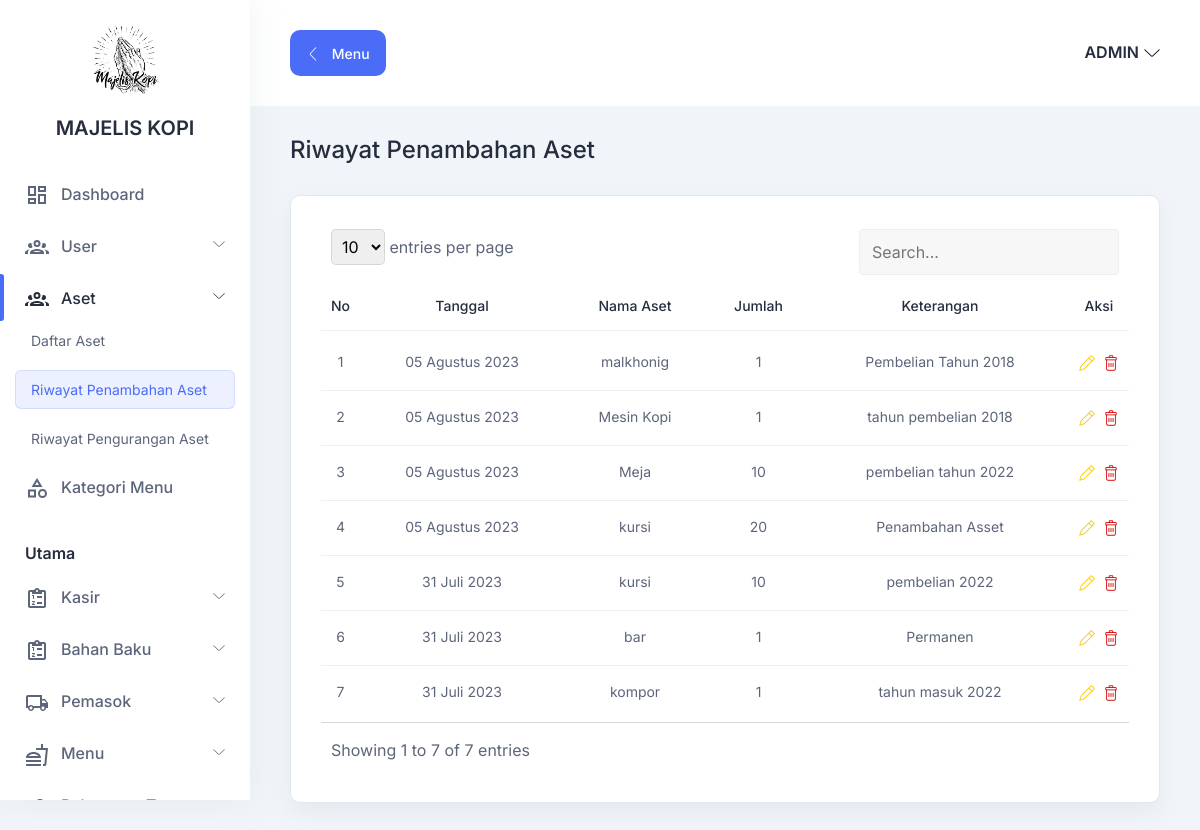
Page /index.php?h1=aset&h2=penambahan_aset (signed in) on the committed database.
### tables this page shows
CREATE TABLE `aset_bertambah`(
    `id` BIGINT UNSIGNED AUTO_INCREMENT,
    `id_aset` BIGINT UNSIGNED,
    `id_user` BIGINT UNSIGNED,
    `jumlah` INT,
    `keterangan` TEXT,
    `tanggal` DATE,
    PRIMARY KEY (`id`),
    FOREIGN KEY (`id_aset`) REFERENCES aset (`id`) ON DELETE CASCADE,
    FOREIGN KEY (`id_user`) REFERENCES user (`id`) ON DELETE CASCADE 
);

CREATE TABLE `aset` (
    `id` BIGINT UNSIGNED AUTO_INCREMENT,
    `nama` VARCHAR(255),
    `jumlah` INT,
    `keterangan` TEXT,
    `foto` VARCHAR(255),
    PRIMARY KEY (`id`)
);

### database/connection.php (called while the page is built, shortened)
<?php
function indonesiaDate($date)
{
  $tanggal = explode('-', $date)[2];
  $bulan = explode('-', $date)[1];
  $tahun = explode('-', $date)[0];
  return $tanggal . ' ' . MONTH_IN_INDONESIA[$bulan - 1] . ' ' . $tahun;
}

### halaman/aset/penambahan/index.php (the view, shortened to what this page needs)
<section class="table-components">
    <div class="container-fluid">
        <div class="title-wrapper pt-30">
            <div class="row align-items-center">
                <div class="col">
                    <div class="title mb-30">
                        <h3>Riwayat Penambahan Aset</h3>
                    </div>
                </div>
            </div>
        </div>
        <div class="tables-wrapper">
            <div class="row">
                <div class="col-lg-12">
                    <div class="card-style mb-30">
                        <div class="table-responsive">
                            <table id="table" class="table">
                                <thead>
                                    <tr>
                                        <th class="text-center fit">
                                            <h6>No</h6>
                                        </th>
                                        <th class="text-center">
                                            <h6>Tanggal</h6>
                                        </th>
                                        <th class="text-center">
                                            <h6>Nama Aset</h6>
                                        </th>
                                        <th class="text-center">
                                            <h6>Jumlah</h6>
                                        </th>
                                        <th class="text-center">
                                            <h6>Keterangan</h6>
                                        </th>
                                        <th class="fit text-center">
                                            <h6>Aksi</h6>
                                        </th>
                                    </tr>
                                </thead>
                                <?php
                                $q = "
                                    SELECT
                                        ab.*,
                                        a.nama nama_aset
                                    FROM
                                        aset_bertambah ab
                                    INNER JOIN
                                        aset a
                                    ON
                                        a.id=ab.id_aset
                                    ORDER BY
                                        ab.tanggal DESC";
                                $result = $conn->query($q);
                                $no = 1;
                                ?>
                                <tbody>
                                    <?php if ($result->num_rows) : ?>
                                        <?php while ($row = $result->fetch_assoc()) : ?>
                                            <tr>
                                                <td class="text-center fit">
                                                    <p><?= $no++; ?></p>
                                                </td>
                                                <td class="text-center">
                                                    <p><?= indonesiaDate($row['tanggal']); ?></p>
                                                </td>
                                                <td class="text-center">
                                                    <p><?= $row['nama_aset']; ?></p>
                                                </td>
                                                <td class="text-center">
                                                    <p><?= $row['jumlah']; ?></p>
                                                </td>
                                                <td class="text-center">
                                                    <p><?= $row['keterangan']; ?></p>
                                                </td>
                                                <td class="d-flex gap-2">
                                                    <div class="action">
                                                        <a href="?h1=aset&h2=ubah_penambahan_aset&id=<?= $row['id']; ?>" class="text-warning">
                                                            <i class="lni lni-pencil"></i>
                                                        </a>
                                                    </div>
                                                    <div class="action">
                                                        <a onclick="return confirm('Yakin?')" href="?h1=aset&h2=hapus_penambahan_aset&id=<?= $row['id']; ?>" class="text-danger">
                                                            <i class="lni lni-trash-can"></i>
                                                        </a>
                                                    </div>
                                                </td>
                                            </tr>
                                        <?php endwhile; ?>
                                    <?php else : ?>
                                        <tr>
                                            <td class="text-center" colspan="6">Data Kosong</td>
                                        </tr>
                                    <?php endif; ?>
                                </tbody>
                            </table>
                        </div>
                    </div>
                </div>
            </div>
        </div>
    </div>
</section>

### index.php (shortened to what this page needs)
<?php
require_once('database/connection.php');
?>
<!DOCTYPE html>
<html lang="en">
<head>
    <link rel="stylesheet" href="assets/css/bootstrap.min.css" />
    <link rel="stylesheet" href="assets/css/lineicons.css" />
    <link rel="stylesheet" href="assets/css/materialdesignicons.min.css" />
    <link rel="stylesheet" href="assets/css/fullcalendar.css" />
    <link rel="stylesheet" href="assets/css/datatable.css" />
    <link rel="stylesheet" href="assets/css/main.css" />
    <link href="https://cdn.jsdelivr.net/npm/select2@4.1.0-rc.0/dist/css/select2.min.css" rel="stylesheet" />
    <link rel="stylesheet" href="https://cdn.jsdelivr.net/npm/select2-bootstrap-5-theme@1.3.0/dist/select2-bootstrap-5-theme.min.css" />
</head>
<body>
    <?php if ($_SESSION['user']['status'] == 'ADMIN') : ?>
        <?php include_once('layout/sidebar.php'); ?>
    <?php endif; ?>
    <main class="main-wrapper <?= $_SESSION['user']['status'] == 'ADMIN' ? '' : 'm-0'; ?>">
        <?php if ($_SESSION['user']['status'] == 'ADMIN') : ?>
            <?php include_once('layout/navbar.php'); ?>
            <?php
            if (isset($_GET['h1'])) {
                if ($_GET['h1'] == 'aset') {
                    if ($_GET['h2'] == 'penambahan_aset')
                        include_once('halaman/aset/penambahan/index.php');
                    elseif ($_GET['h2'] == 'tambah_penambahan_aset')
                        include_once('halaman/aset/penambahan/tambah.php');
                    elseif ($_GET['h2'] == 'ubah_penambahan_aset')
                        include_once('halaman/aset/penambahan/ubah.php');
                    elseif ($_GET['h2'] == 'hapus_penambahan_aset')
                        include_once('halaman/aset/penambahan/hapus.php');
                }
            } else include_once('halaman/dashboard/dashboard.php');
            ?>
        <?php endif; ?>
    </main>
</body>
</html>

### layout/sidebar.php (shortened to what this page needs)
<aside class="sidebar-nav-wrapper">
    <div class="navbar-logo">
        <img src="assets/images/logo/logo.jpg" width="80" class="mb-3" alt="logo" />
        <h4>MAJELIS KOPI</h4>
    </div>
    <nav class="sidebar-nav">
        <ul>
            <li class="nav-item <?= isset($_GET['h1']) ? '' : 'active'; ?>">
                <a href="?">
                    <span class="icon">
                        <svg style="width:24px;height:24px" viewBox="0 0 24 24">
                            <path fill="currentColor" d="M19,5V7H15V5H19M9,5V11H5V5H9M19,13V19H15V13H19M9,17V19H5V17H9M21,3H13V9H21V3M11,3H3V13H11V3M21,11H13V21H21V11M11,15H3V21H11V15Z" />
                        </svg>
                    </span>
                    <span class="text">Dashboard</span>
                </a>
            </li>
            <li class="nav-item nav-item-has-children <?= ($_GET['h1'] ?? '') == 'user' ? 'active' : ''; ?>">
                <a href="#0" class="collapsed" data-bs-toggle="collapse" data-bs-target="#user" aria-controls="user" aria-expanded="false" aria-label="Toggle navigation">
                    <span class="icon">
                    </span>
                    <span class="text">User</span>
                </a>
            </li>
            <li class="nav-item nav-item-has-children <?= ($_GET['h1'] ?? '') == 'aset' ? 'active' : ''; ?>">
                <a href="#0" class="collapsed" data-bs-toggle="collapse" data-bs-target="#aset" aria-controls="aset" aria-expanded="false" aria-label="Toggle navigation">
                    <span class="icon">
                    </span>
                    <span class="text">Aset</span>
                </a>
                <ul id="aset" class="collapse dropdown-nav <?= ($_GET['h1'] ?? '') == 'aset' ? 'show' : ''; ?>">
                    <li><a href="?h1=aset&h2=data_aset" class="<?= in_array(($_GET['h2'] ?? ''), ['data_aset', 'tambah_aset', 'ubah_aset', 'detail_aset']) ? 'active' : ''; ?>">Daftar Aset</a></li>
                    <li><a href="?h1=aset&h2=penambahan_aset" class="<?= in_array(($_GET['h2'] ?? ''), ['penambahan_aset', 'tambah_penambahan_aset', 'ubah_penambahan_aset']) ? 'active' : ''; ?>">Riwayat Penambahan Aset</a></li>
                    <li><a href="?h1=aset&h2=pengurangan_aset" class="<?= in_array(($_GET['h2'] ?? ''), ['pengurangan_aset', 'tambah_pengurangan_aset', 'ubah_pengurangan_aset']) ? 'active' : ''; ?>">Riwayat Pengurangan Aset</a></li>
                </ul>
            </li>
            <li class="nav-item <?= in_array(($_GET['h1'] ?? ''), ['kategori_menu', 'tambah_kategori_menu', 'ubah_kategori_menu']) == 'kategori_menu' ? 'active' : ''; ?>">
                <a href="?h1=kategori_menu">
                    <span class="icon">
                    </span>
                    <span class="text">Kategori Menu</span>
                </a>
            </li>
            <span class="divider">
                <br>
                <h6>Utama</h6>
            </span>
            <li class="nav-item nav-item-has-children <?= ($_GET['h1'] ?? '') == 'karyawan' ? 'active' : ''; ?>">
                <a href="#0" class="collapsed" data-bs-toggle="collapse" data-bs-target="#karyawan" aria-controls="karyawan" aria-expanded="false" aria-label="Toggle navigation">
                    <span class="icon">
                    </span>
                    <span class="text">Kasir</span>
                </a>
            </li>
            <li class="nav-item nav-item-has-children <?= ($_GET['h1'] ?? '') == 'bahan_baku' ? 'active' : ''; ?>">
                <a href="#0" class="collapsed" data-bs-toggle="collapse" data-bs-target="#bahan-baku" aria-controls="bahan-baku" aria-expanded="false" aria-label="Toggle navigation">
                    <span class="icon">
                    </span>
                    <span class="text">Bahan Baku</span>
                </a>
            </li>
            <li class="nav-item nav-item-has-children <?= ($_GET['h1'] ?? '') == 'pemasok' ? 'active' : ''; ?>">
                <a href="#0" class="collapsed" data-bs-toggle="collapse" data-bs-target="#pemasok" aria-controls="pemasok" aria-expanded="false" aria-label="Toggle navigation">
                    <span class="icon">
                    </span>
                    <span class="text">Pemasok</span>
                </a>
            </li>
            <li class="nav-item nav-item-has-children <?= ($_GET['h1'] ?? '') == 'menu' ? 'active' : ''; ?>">
                <a href="#0" class="collapsed" data-bs-toggle="collapse" data-bs-target="#menu" aria-controls="menu" aria-expanded="false" aria-label="Toggle navigation">
                    <span class="icon">
                    </span>
                    <span class="text">Menu</span>
                </a>
            </li>
            <li class="nav-item <?= in_array(($_GET['h1'] ?? ''), ['pelanggan', 'tambah_pelanggan', 'ubah_pelanggan']) == 'pelanggan' ? 'active' : ''; ?>">
                <a href="?h1=pelanggan">
                    <span class="icon">
                    </span>
                    <span class="text">Pelanggan Tetap</span>
                </a>
            </li>
        </ul>
    </nav>
</aside>

### layout/navbar.php (shortened to what this page needs)
<header class="header">
    <div class="container-fluid">
        <div class="row">
            <div class="col-lg-5 col-md-5 col-6">
                <div class="header-left d-flex align-items-center">
                    <div class="menu-toggle-btn mr-20">
                        <button id="menu-toggle" class="main-btn primary-btn btn-hover">
                            <i class="lni lni-chevron-left me-2"></i> Menu
                        </button>
                    </div>
                </div>
            </div>
            <div class="col-lg-7 col-md-7 col-6">
                <div class="header-right">
                    <div class="profile-box ml-15">
                        <button class="dropdown-toggle bg-transparent border-0" type="button" id="profile" data-bs-toggle="dropdown" aria-expanded="false">
                            <div class="profile-info">
                                <div class="info">
                                    <h6>ADMIN</h6>
                                </div>
                            </div>
                            <i class="lni lni-chevron-down"></i>
                        </button>
                    </div>
                </div>
            </div>
        </div>
    </div>
</header>

### assets/css/fullcalendar.css (style rules this page uses)
:root { --fc-daygrid-event-dot-width: 8px; }
:root { --fc-list-event-dot-width: 10px; --fc-list-event-hover-bg-color: #f5f5f5; }

### assets/css/datatable.css (style rules this page uses)
.dataTable-table { max-width: 100%; width: 100%; border-spacing: 0; border-collapse: separate; }
.dataTable-table > tbody > tr > td, .dataTable-table > tbody > tr > th, .dataTable-table > tfoot > tr > td, .dataTable-table > tfoot > tr > th, .dataTable-table > thead > tr > td, .dataTable-table > thead > tr > th { vertical-align: top; padding: 8px 10px; }
.dataTable-table > thead > tr > th { vertical-align: bottom; text-align: left; border-bottom: 1px solid #d9d9d9; }
.dataTable-table th { vertical-align: bottom; text-align: left; }

### index.php (style rules this page uses)
.fit { width: 1%; white-space: nowrap; }

### rows in the picture
aset_bertambah: tanggal "05 Agustus 2023", id_aset.nama "malkhonig", jumlah "1", keterangan "Pembelian Tahun 2018"
aset_bertambah: tanggal "05 Agustus 2023", id_aset.nama "Mesin Kopi", jumlah "1", keterangan "tahun pembelian 2018"
aset_bertambah: tanggal "05 Agustus 2023", id_aset.nama "Meja", jumlah "10", keterangan "pembelian tahun 2022"
aset_bertambah: tanggal "05 Agustus 2023", id_aset.nama "kursi", jumlah "20", keterangan "Penambahan Asset"
aset_bertambah: tanggal "31 Juli 2023", id_aset.nama "kursi", jumlah "10", keterangan "pembelian 2022"
aset_bertambah: tanggal "31 Juli 2023", id_aset.nama "bar", jumlah "1", keterangan "Permanen"
aset_bertambah: tanggal "31 Juli 2023", id_aset.nama "kompor", jumlah "1", keterangan "tahun masuk 2022"
